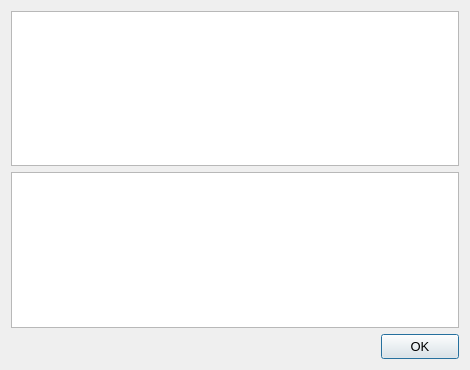
<?xml version="1.0" encoding="UTF-8"?>
<ui version="4.0">
 <class>DialogPEBaseReloc</class>
 <widget class="QDialog" name="DialogPEBaseReloc">
  <property name="windowModality">
   <enum>Qt::ApplicationModal</enum>
  </property>
  <property name="geometry">
   <rect>
    <x>0</x>
    <y>0</y>
    <width>470</width>
    <height>370</height>
   </rect>
  </property>
  <property name="minimumSize">
   <size>
    <width>470</width>
    <height>370</height>
   </size>
  </property>
  <property name="maximumSize">
   <size>
    <width>470</width>
    <height>370</height>
   </size>
  </property>
  <property name="font">
   <font>
    <pointsize>10</pointsize>
    <weight>50</weight>
    <bold>false</bold>
   </font>
  </property>
  <property name="windowTitle">
   <string>Base relocations</string>
  </property>
  <property name="modal">
   <bool>true</bool>
  </property>
  <layout class="QVBoxLayout" name="verticalLayout">
   <item>
    <widget class="QTableWidgetX" name="tableWidgetRelocs">
     <property name="font">
      <font>
       <pointsize>8</pointsize>
       <weight>50</weight>
       <bold>false</bold>
      </font>
     </property>
     <property name="contextMenuPolicy">
      <enum>Qt::CustomContextMenu</enum>
     </property>
     <property name="editTriggers">
      <set>QAbstractItemView::NoEditTriggers</set>
     </property>
     <property name="selectionMode">
      <enum>QAbstractItemView::SingleSelection</enum>
     </property>
     <property name="selectionBehavior">
      <enum>QAbstractItemView::SelectRows</enum>
     </property>
     <attribute name="verticalHeaderVisible">
      <bool>false</bool>
     </attribute>
    </widget>
   </item>
   <item>
    <widget class="QTableWidgetX" name="tableWidgetRelocPage">
     <property name="font">
      <font>
       <pointsize>8</pointsize>
       <weight>50</weight>
       <bold>false</bold>
      </font>
     </property>
     <property name="contextMenuPolicy">
      <enum>Qt::CustomContextMenu</enum>
     </property>
     <property name="editTriggers">
      <set>QAbstractItemView::NoEditTriggers</set>
     </property>
     <property name="selectionMode">
      <enum>QAbstractItemView::SingleSelection</enum>
     </property>
     <property name="selectionBehavior">
      <enum>QAbstractItemView::SelectRows</enum>
     </property>
     <attribute name="verticalHeaderVisible">
      <bool>false</bool>
     </attribute>
    </widget>
   </item>
   <item>
    <layout class="QHBoxLayout" name="horizontalLayout">
     <item>
      <spacer name="horizontalSpacer">
       <property name="orientation">
        <enum>Qt::Horizontal</enum>
       </property>
       <property name="sizeHint" stdset="0">
        <size>
         <width>40</width>
         <height>20</height>
        </size>
       </property>
      </spacer>
     </item>
     <item>
      <widget class="QPushButtonX" name="pushButtonOK">
       <property name="minimumSize">
        <size>
         <width>78</width>
         <height>25</height>
        </size>
       </property>
       <property name="maximumSize">
        <size>
         <width>78</width>
         <height>25</height>
        </size>
       </property>
       <property name="text">
        <string>OK</string>
       </property>
      </widget>
     </item>
    </layout>
   </item>
  </layout>
 </widget>
 <customwidgets>
  <customwidget>
   <class>QPushButtonX</class>
   <extends>QPushButton</extends>
   <header>qpushbuttonx.h</header>
  </customwidget>
  <customwidget>
   <class>QTableWidgetX</class>
   <extends>QTableWidget</extends>
   <header>qtablewidgetx.h</header>
  </customwidget>
 </customwidgets>
 <resources/>
 <connections/>
</ui>
